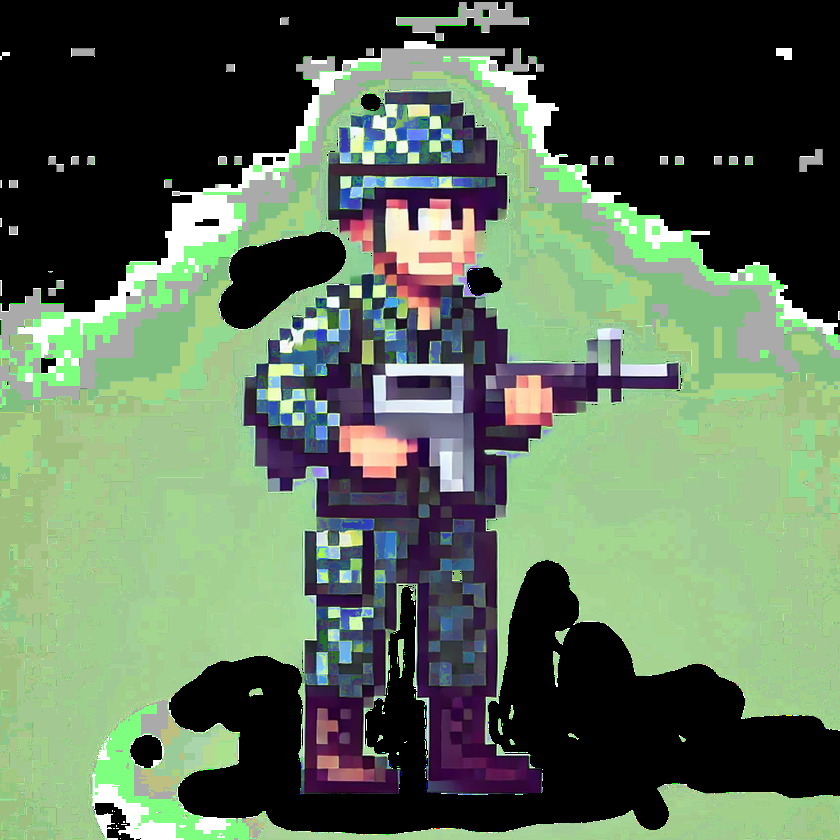
#> input picture units/infantry_blue.png, 840 x 840 px, shrunk from 1024 x 1024 before the run, found by its file name
$ python color.py
#> lines starting #> are read from the running program, lines starting #| are printed output that depends on the picture; after the words box and inside, x2 and y2 are one past the last pixel; in counts of white or black regions, pixels touching at a corner belong together
import cv2
import numpy as np

# Load the image
image = cv2.imread('infantry_blue.png')
#> image is the input picture: shape (840, 840, 3); mean B, G, R 89.6, 113.2, 93.9

# Convert the image to HSV color space
hsv = cv2.cvtColor(image, cv2.COLOR_BGR2HSV)
#> hsv: shape (840, 840, 3); mean H, S, V 42.4, 56.3, 119.7

# Define the color range for green (in HSV)
lower_green = np.array([40, 40, 40])
upper_green = np.array([80, 255, 255])

# Create a mask for green color
mask = cv2.inRange(hsv, lower_green, upper_green)
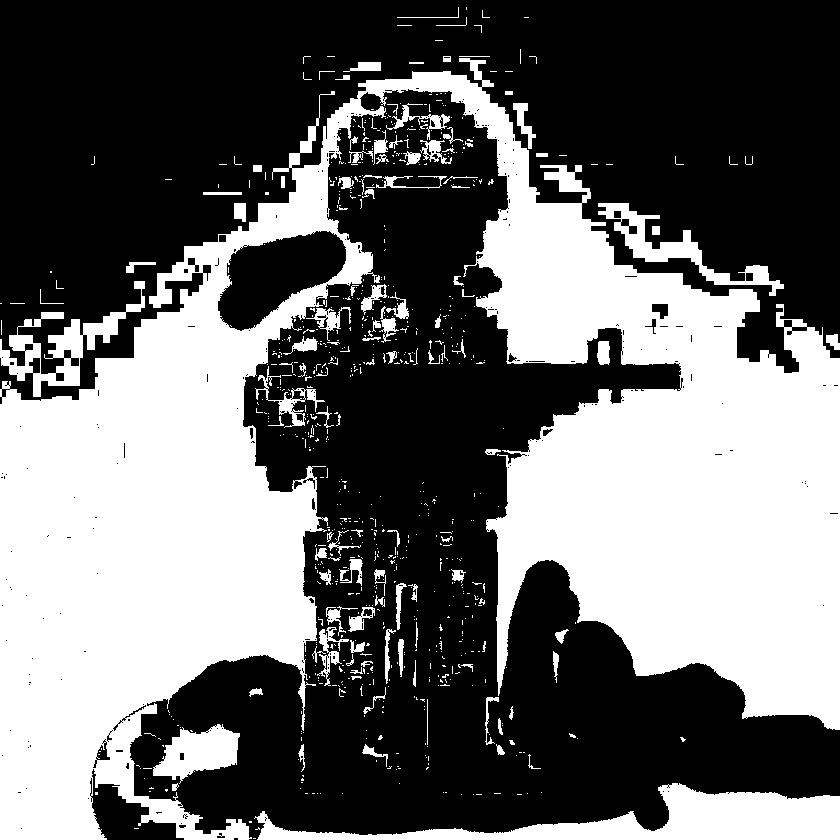
#> mask: shape (840, 840); 41.5% white; 787 white regions (671 under 20 px), largest, box (x1, y1, x2, y2) and area: (0, 58, 840, 840) 255480, (254, 783, 840, 840) 13089, (0, 281, 145, 397) 4078

# Define the target blue color in HSV
# For example, a pure blue color
target_color = np.array([120, 255, 255])

# Apply the mask to replace green with blue
hsv[mask > 0] = target_color
#> hsv: shape (840, 840, 3); mean H, S, V 70.1, 127.7, 139.7

# Convert back to BGR color space
output_image = cv2.cvtColor(hsv, cv2.COLOR_HSV2BGR)
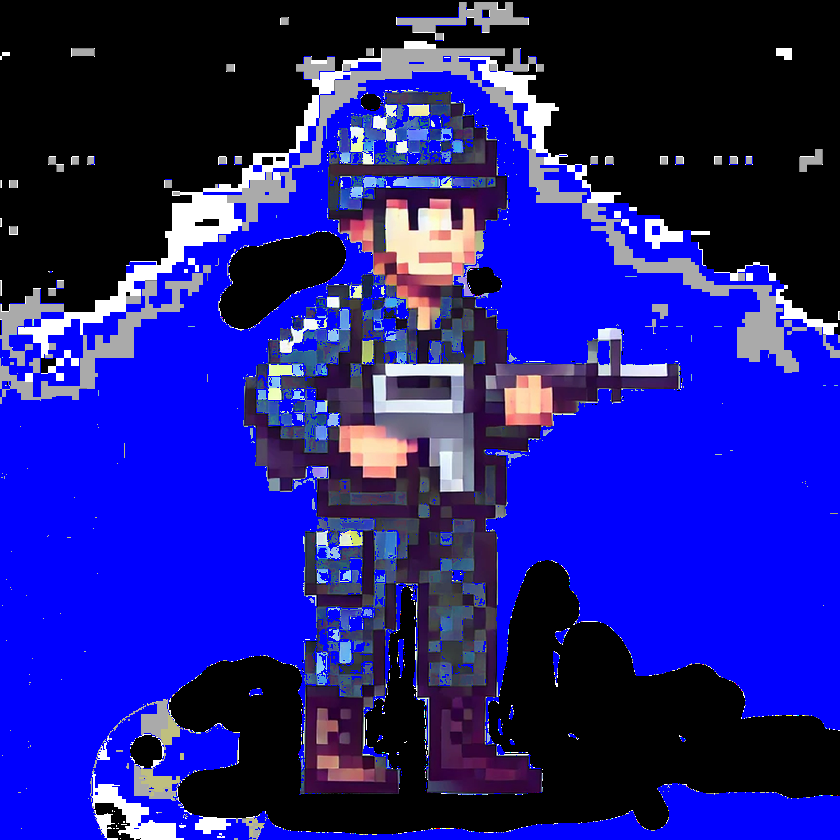
#> output_image: shape (840, 840, 3); mean B, G, R 137.5, 27.3, 29.6

# Save or display the result
cv2.imwrite('blue_unit.png', output_image)
# cv2.imshow('Transformed Image', output_image)
# cv2.waitKey(0)
# cv2.destroyAllWindows()
